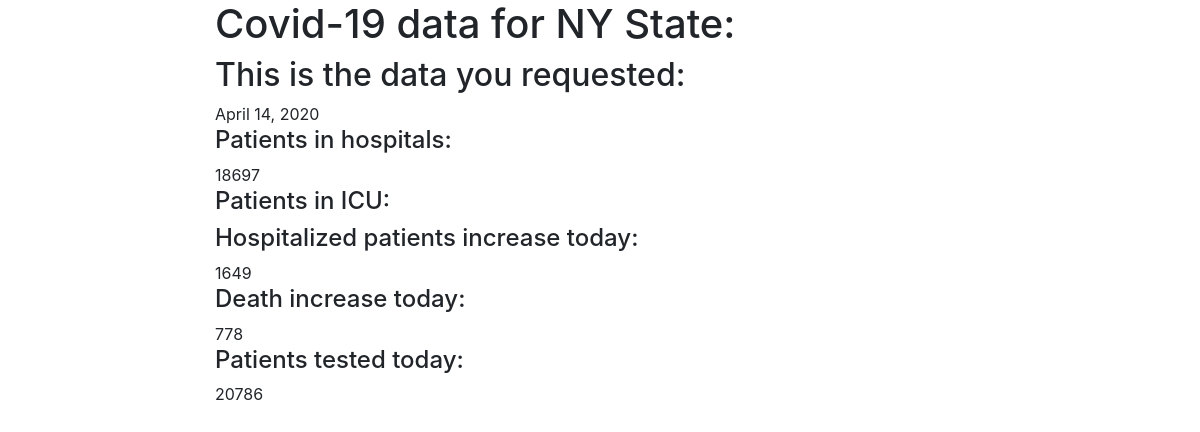
/covidapp/20/, run on the app's committed database.
### covidapp/models.py (models this page shows, shortened)
class Hospital(models.Model):
    date_time 			=    	models.DateField()
    hospital_currently 	= 		models.IntegerField(blank=True, null=True)
    icucurrently		= 		models.IntegerField(blank=True, null=True)
    hospital_increase 	= 		models.IntegerField(blank=True, null=True)
    dead_daily			= 		models.IntegerField(blank=True, null=True)
    tested_today		=		models.IntegerField(blank=True, null=True)

### covidapp/views.py (the view)
# urls.py: path('<int:id>/', views.hospital_detail_view, name='hospital-detail'),
def hospital_detail_view(request, id):
	obj = Hospital.objects.get(id=id)
	context = {
		"object": obj
	}
	return render(request, "covidapp/hospital_detail.html", context)

### covidapp/templates/covidapp/hospital_detail.html (shortened to what this page needs)
{% extends 'base.html' %}
{% load bootstrap4 %}
{% block content %}
<h1>{% block header %}Covid-19 data for NY State: </h1>{% endblock %}
<h2>{% block title %}This is the data you requested: </h2>{{ object.date_time }}{% endblock %}
<h4>Patients in hospitals: </h4> {{ object.hospital_currently }}
<h4>Patients in ICU: </h4>{{ object.ICU_currently }}
<h4>Hospitalized patients increase today: </h4>{{ object.hospital_increase }}
<h4>Death increase today: </h4>{{ object.dead_daily }}
<h4>Patients tested today: </h4>{{ object.tested_today }}
{% endblock %}

### data on the page
Hospital: date_time "April 14, 2020", hospital_currently "18697", hospital_increase "1649", dead_daily "778", tested_today "20786"
